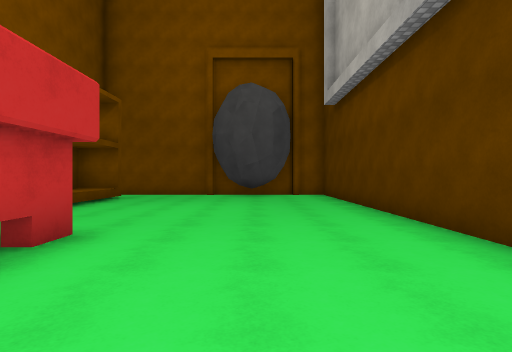
View 1 (above)

16 first-person views from a walk through a Unity game level. The camera is 1.4 m above the floor, looks level and sees 80° across. The floor is counted in squares, 2 m on a side. Each view is taken from the middle of a square. On the plan, view 1 faces up. The plan holds only what a view shows up to about 10 squares ahead; the rest is blank. The player is left out. Surface patterns are stand-ins for the level's own textures.

View 2
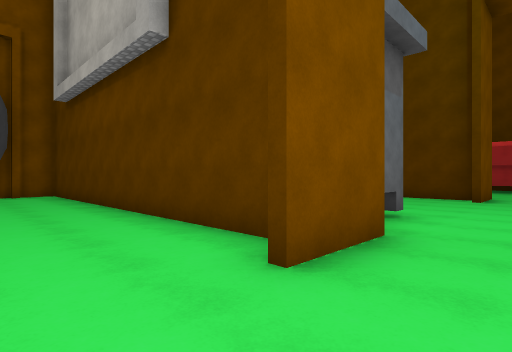

View 3
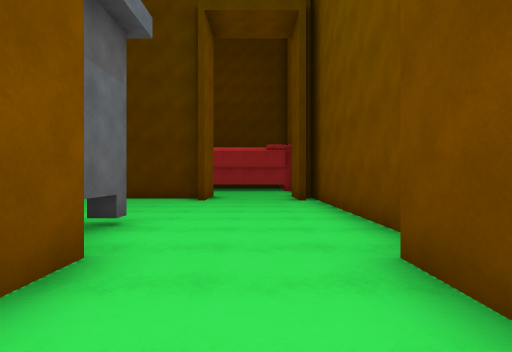

View 4
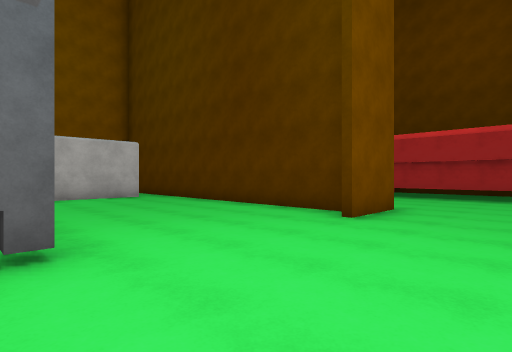

View 5
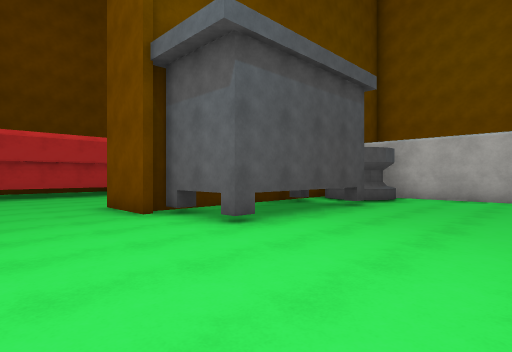

View 6
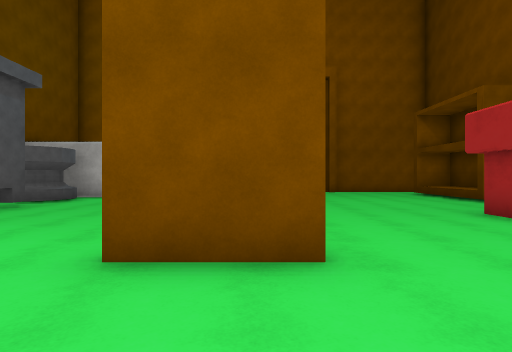

View 7
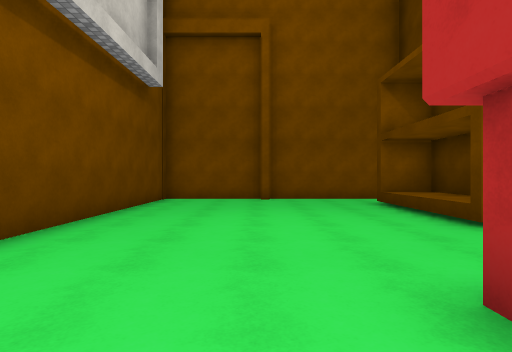

View 8
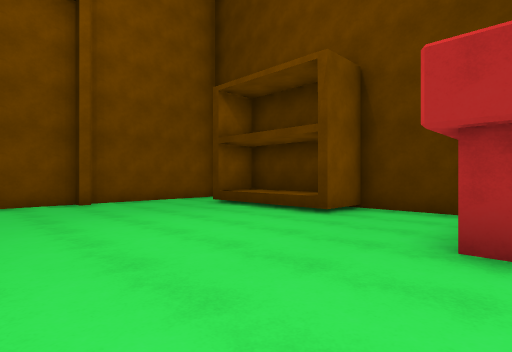

View 9
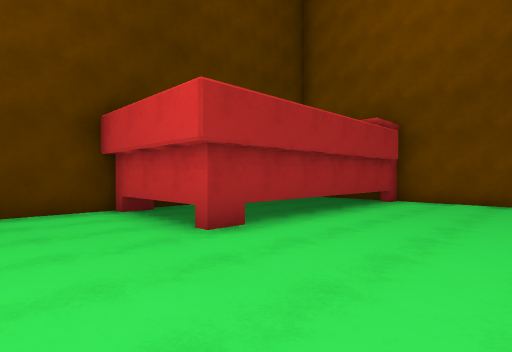

View 10
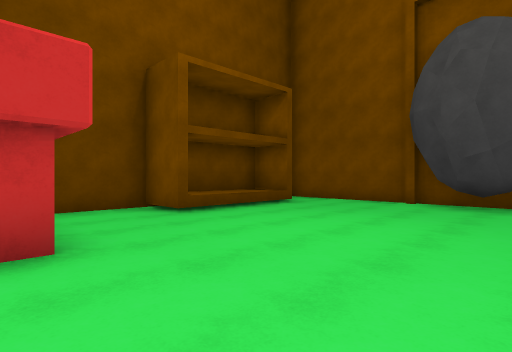

View 11
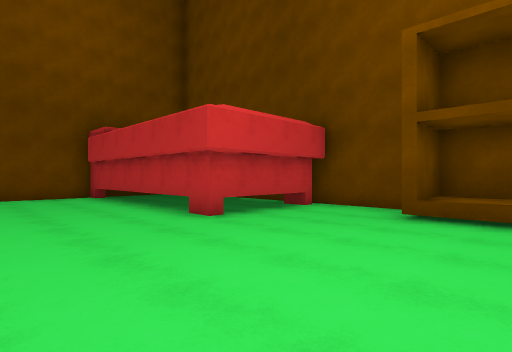

View 12
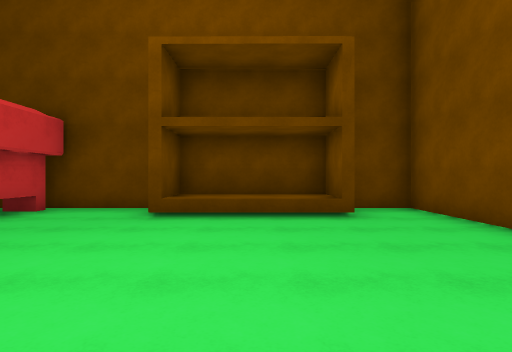

View 13
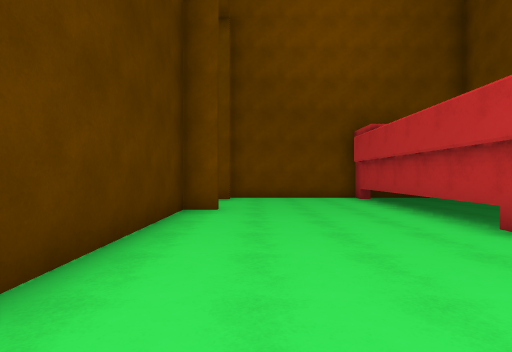

View 14
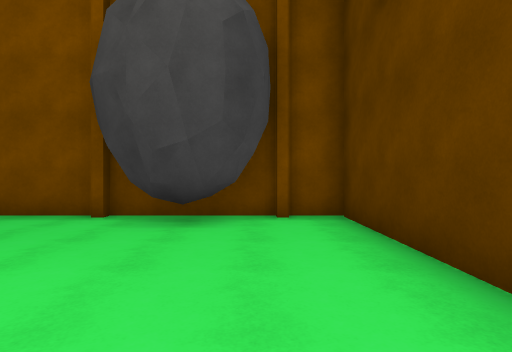

View 15
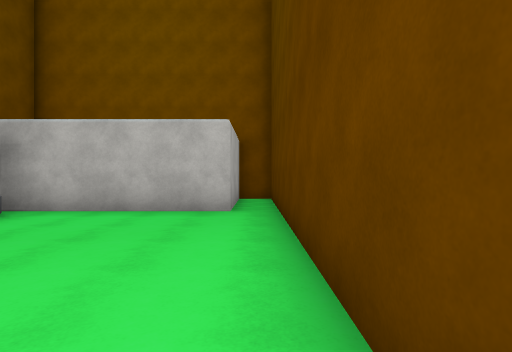

View 16
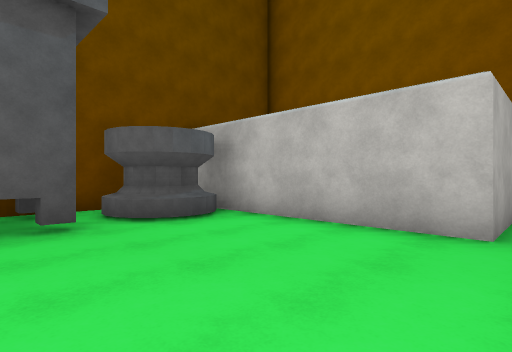

### Floor plan
Points are (right, up) in squares from view 1. A wall is a line through its corners. A room is listed if a view was taken in it or the views show most of it. See-through windows are left out.
Room 1 (views 1, 2, 3, 4, 5, 6, 7, 8, 9, 10, 11, 12, 13, 14, 15, 16)
walls: (5.6, 5.2) (5.6, 1) (3.5, 1); (3.3, 6.8) (3.3, 0.8); (3.6, 0.5) (1.8, 0.5); (1.8, 0.7) (2.5, 0.7) (2.5, 11.4) (1.5, 11.4); (10.5, 0.8) (10.5, 10.9); (11.6, 0.5) (9.8, 0.5); (4.8, -2.8) (10.8, -2.8); (9.9, -2.2) (11, -2.2); (1.8, -2.2) (3.6, -2.2); (10.5, 11.4) (9.5, 11.4) (9.5, 8.1) (4, 8.1); (1.4, 11.4) (-1.6, 11.4); (12.8, -2.8) (15.2, -2.8) (15.2, 3.7) (18.4, 3.7) (18.4, 6.1) (17.1, 6.1) (17.1, 9.8); (-1.8, 11.4) (-5.7, 11.4) (-5.7, 10.1); (14.2, 11.4) (11.2, 11.4) (11.2, 5.2); (-5.4, 3.7) (-2.2, 3.7) (-2.2, -2.8) (1.9, -2.8); (-4.2, 9.5) (-5.7, 9.5) (-5.7, 6.4) (-4.2, 6.4); (-4.3, 9.8) (-4.3, 6.1) (-5.7, 6.1) (-5.7, 1.6); (18.4, 7.1) (18.4, 9.5) (17, 9.5); (17.9, 11.4) (14.4, 11.4)
low walls: (-5, 3.8) (-5, 3); (18, 3) (18, 3.8)
objects: rock (-1, 11) to (0, 11); other object (4, 6) to (5, 7)

Where each view was taken, in squares from view 1:
view 1: 0 up, 0 right, facing up
view 2: 1 down, 0 right, facing up-right
view 3: 1 down, 1 right, facing right
view 4: 2 down, 5 right, facing up-right
view 5: 2 down, 9 right, facing up-left
view 6: 2 down, 11 right, facing up
view 7: 2 up, 14 right, facing up
view 8: 3 up, 12 right, facing up-right
view 9: 6 up, 12 right, facing down-right
view 10: 3 up, 1 right, facing up-left
view 11: 8 up, 1 right, facing down-left
view 12: 8 up, 1 right, facing left
view 13: 7 up, 1 right, facing down
view 14: 6 up, 1 right, facing up
view 15: 2 up, 10 right, facing up
view 16: 4 up, 10 right, facing up-left
